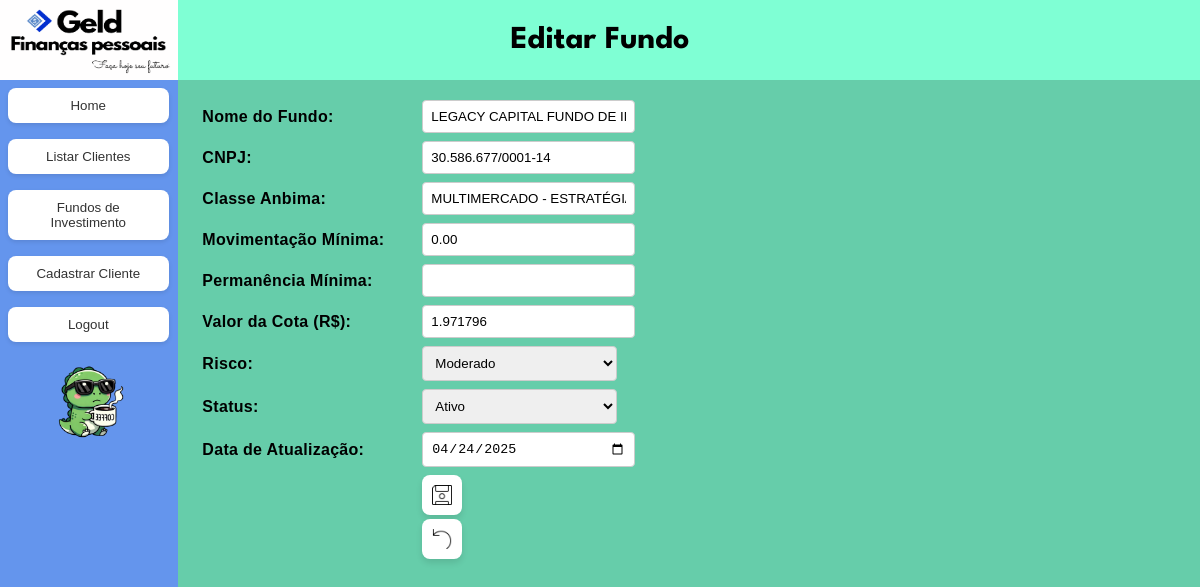
The app's page /fundos/edit/1 (signed in), older data.
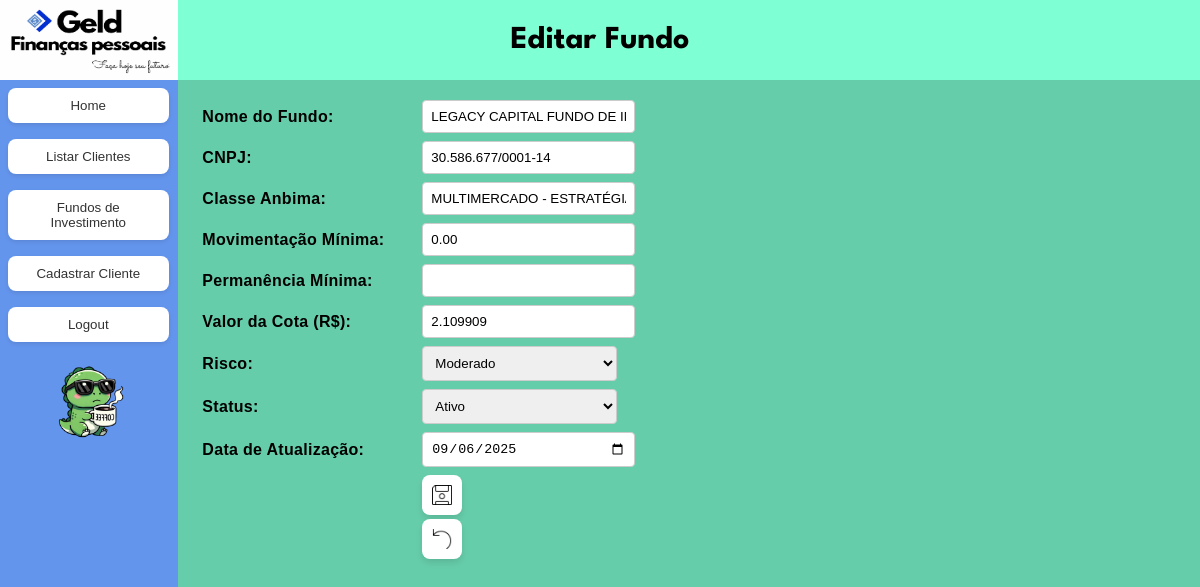
The same page, newer data.
### app/models/geld_models.py (models this page shows)
class InfoFundo(Base):
    __tablename__ = 'info_fundos'
    id = Column(Integer, primary_key = True)
    nome_fundo = Column(String, nullable = False)
    cnpj = Column(String, nullable = False)
    classe_anbima = Column(String)
    mov_min = Column(Numeric(15,2))
    permanencia_min = Column(Numeric(15,2))
    risco = Column(Enum(RiscoEnum), nullable = False)
    status_fundo = Column(Enum(StatusFundoEnum), nullable = False)
    valor_cota = Column(Numeric(15,6), nullable=False)
    data_atualizacao = Column(DateTime, nullable=True)
    posicoes_fundo = relationship("PosicaoFundo", back_populates="info_fundo")

### app/routes/fundos.py (the view, shortened to what this page needs)
@fundos_bp.route('/fundos/edit/<int:fundo_id>', methods=['GET','POST'])
@login_required
def edit_fundo(fundo_id):
    try:
        db = create_session()
        global_service = GlobalServices(db)
        if request.method == 'GET':
            fundo = global_service.get_by_id(InfoFundo, fundo_id)
            if not fundo:
                flash('Fundo não encontrado')
                return redirect(url_for('fundos.listar_fundos'))
            return render_template('fundos/edit_fundo.html', fundo=fundo)
    except ValueError as e:
        flash(f'Erro de validação: {str(e)}')
    except Exception as e:
        flash(f'Erro ao editar fundo: {str(e)}')
    finally:
        if 'db' in locals() and db:
            db.close()
    return redirect(url_for('fundos.listar_fundos'))

### app/models/geld_models.py (called while the page is built)
def create_session():
    engine = create_engine(DATABASE_URL)
    Session = sessionmaker(bind = engine)
    return Session()

### app/services/global_services.py (called while the page is built)
def login_required(f):
    @wraps(f)
    def decorated_function(*args, **kwargs):
        if 'logged_in' not in session:
            return redirect(url_for('auth.login'))
        return f(*args, **kwargs)
    return decorated_function

    def get_by_id(self, model_class: Type[class_set], instance_id: int)-> Optional[class_set]:
        try:
            return self.db.query(model_class).filter(model_class.id == instance_id).first()
        except Exception as e:
            raise e

### app/templates/fundos/edit_fundo.html (shortened to what this page needs)
{% extends "base.html" %}
{% block header %}Editar Fundo{% endblock %}
{% block content %}
<div class="center">
    <form method="POST" action="{{ url_for('fundos.edit_fundo', fundo_id=fundo.id) }}">
        <div class="label">
            <label for="nome_fundo">Nome do Fundo:</label>
            <input type="text" id="nome_fundo" name="nome_fundo" value="{{ fundo.nome_fundo }}" required>
        </div>
        <div class="label">
            <label for="cnpj">CNPJ:</label>
            <input type="text"  id="cnpj" name="cnpj" value="{{ fundo.cnpj }}" required>
        </div>
        <div class="label">
            <label for="classe_anbima">Classe Anbima:</label>
            <input type="text"  id="classe_anbima" name="classe_anbima" value="{{ fundo.classe_anbima }}" >
        </div>
        <div class="label">
            <label for="mov_min">Movimentação Mínima:</label>
            <input type="number"  id="mov_min" name="mov_min" value="{{ fundo.mov_min }}" >
        </div>
        <div class="label">
            <label for="permanencia_min">Permanência Mínima: </label>
            <input type="number" id="permanencia_min" name="permanencia_min" value="{{ fundo.permanencia_min }}" >
        </div>
        <div class="label">
            <label for="valor_cota">Valor da Cota (R$):</label>
            <input type="number" id="valor_cota" name="valor_cota" step="0.0000001" value="{{ fundo.valor_cota }}" required>
        </div>
        <div class="label">
            <label for="risco">Risco:</label>
            <select id="risco" name="risco" required>
                <option value="moderado" {% if fundo.risco.value == 'moderado' %}selected{% endif %}>Moderado</option>
            </select>
        </div>
        <div class="label">
            <label for="status_fundo">Status:</label>
            <select id="status_fundo" name="status_fundo" required>
                <option value="ativo" {% if fundo.status_fundo.value == 'ativo' %}selected{% endif %}>Ativo</option>
            </select>
        </div>
        <div class="label">
            <label for="data_atualizacao">Data de Atualização:</label>
            <input type="date" id="data_atualizacao" name="data_atualizacao" value="{{ fundo.data_atualizacao.strftime('%Y-%m-%d') if fundo.data_atualizacao else '' }}" required>
        </div>
        <div class="label" style="margin-top: 20px;">
            <label></label>
            <div>
                <button type="submit" class="smlBtn"><img src="{{ url_for('static', filename='icons/save.png') }}" class="sml-btn-icon"></button>
                <button type="button" class="smlBtn" onclick="window.location.href=`{{ url_for('fundos.listar_fundos') }}`"><img src="{{ url_for('static', filename='icons/back.png') }}" class="sml-btn-icon"></button>
            </div>
    </form>
</div>
{% endblock %}

Row changes from the older to the newer data that the page shows:
changed InfoFundo "MULTIMERCADO - ESTRATÉGIA - MACRO": valor_cota "1.971796" → "2.109909"; data_atualizacao "04/24/2025" → "09/06/2025"
